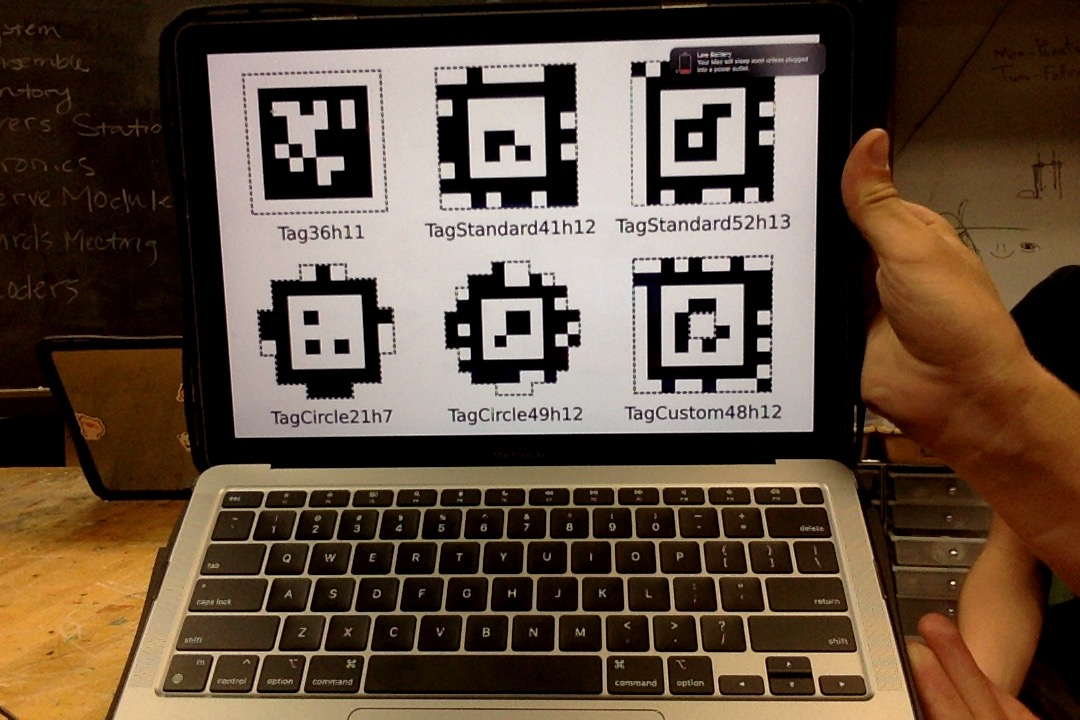
#> input picture Photo on 9-14-22 at 7.41 PM.jpg, 1080 x 720 px
$ python detect_apriltag.py --image 'Photo on 9-14-22 at 7.41 PM.jpg'
#> lines starting #> are read from the running program, lines starting #| are printed output that depends on the picture
# import the necessary packages
import apriltag
import argparse
import cv2
# construct the argument parser and parse the arguments
ap = argparse.ArgumentParser()
ap.add_argument("-i", "--image", required=True,
	help="path to input image containing AprilTag")
args = vars(ap.parse_args())


# load the input image and convert it to grayscale
print("[INFO] loading image...")
image = cv2.imread(args["image"])
#> image is the input picture: shape (720, 1080, 3); mean B, G, R 60.3, 76.2, 95
gray = cv2.cvtColor(image, cv2.COLOR_BGR2GRAY)
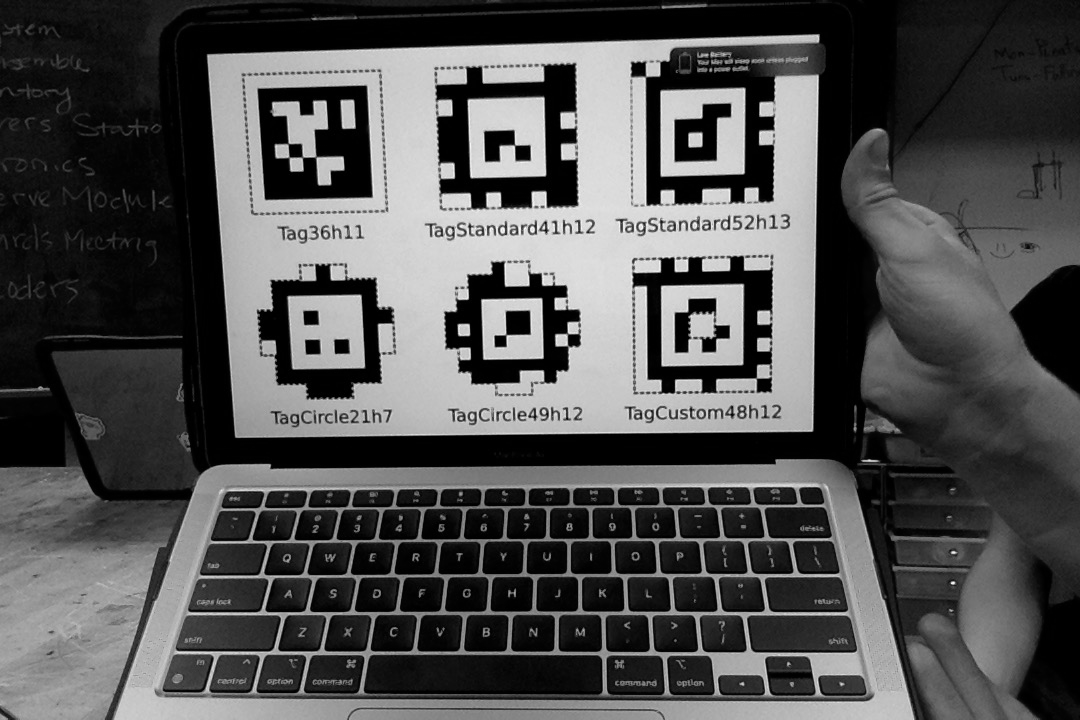
#> gray: shape (720, 1080); min 0, max 252, mean 80

# define the AprilTags detector options and then detect the AprilTags
# in the input image
print("[INFO] detecting AprilTags...")
#> (the run stopped early here; a loop or call above may not have finished)
